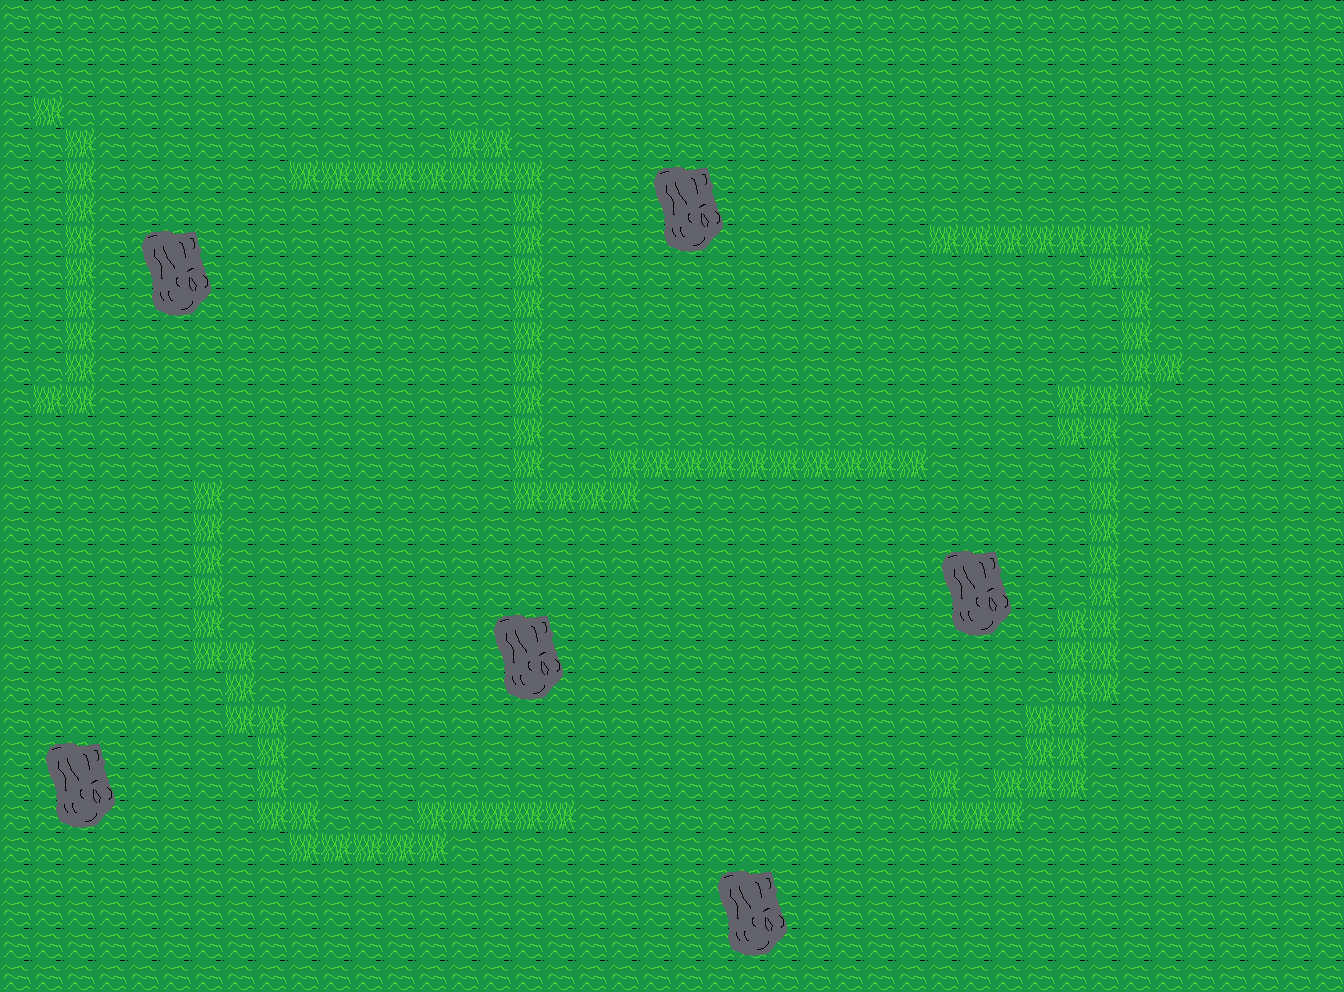

This is a level from a 2D game, rendered from its Tiled map with the project's own tilesets. A one-line summary and the complete map file follow:
An orthogonal 42x31 tile map with 32x32 px tiles, 2 tile layers (grass, rock), 2 tilesets.

<map version="1.2" tiledversion="1.2.2" orientation="orthogonal" renderorder="right-down" width="42" height="31" tilewidth="32" tileheight="32" infinite="0" nextlayerid="4" nextobjectid="1">
 <tileset firstgid="1" name="rock" tilewidth="32" tileheight="32" tilecount="9" columns="3">
  <image source="rock.png" width="96" height="96" />
 </tileset>
 <tileset firstgid="10" name="grass" tilewidth="32" tileheight="32" tilecount="2" columns="1">
  <image source="grass.png" width="32" height="64" />
 </tileset>
 <layer id="1" name="grass" width="42" height="31">
  <data encoding="csv">
10,10,10,10,10,10,10,10,10,10,10,10,10,10,10,10,10,10,10,10,10,10,10,10,10,10,10,10,10,10,10,10,10,10,10,10,10,10,10,10,10,10,
10,10,10,10,10,10,10,10,10,10,10,10,10,10,10,10,10,10,10,10,10,10,10,10,10,10,10,10,10,10,10,10,10,10,10,10,10,10,10,10,10,10,
10,10,10,10,10,10,10,10,10,10,10,10,10,10,10,10,10,10,10,10,10,10,10,10,10,10,10,10,10,10,10,10,10,10,10,10,10,10,10,10,10,10,
10,11,10,10,10,10,10,10,10,10,10,10,10,10,10,10,10,10,10,10,10,10,10,10,10,10,10,10,10,10,10,10,10,10,10,10,10,10,10,10,10,10,
10,10,11,10,10,10,10,10,10,10,10,10,10,10,11,11,10,10,10,10,10,10,10,10,10,10,10,10,10,10,10,10,10,10,10,10,10,10,10,10,10,10,
10,10,11,10,10,10,10,10,10,11,11,11,11,11,11,11,11,10,10,10,10,10,10,10,10,10,10,10,10,10,10,10,10,10,10,10,10,10,10,10,10,10,
10,10,11,10,10,10,10,10,10,10,10,10,10,10,10,10,11,10,10,10,10,10,10,10,10,10,10,10,10,10,10,10,10,10,10,10,10,10,10,10,10,10,
10,10,11,10,10,10,10,10,10,10,10,10,10,10,10,10,11,10,10,10,10,10,10,10,10,10,10,10,10,11,11,11,11,11,11,11,10,10,10,10,10,10,
10,10,11,10,10,10,10,10,10,10,10,10,10,10,10,10,11,10,10,10,10,10,10,10,10,10,10,10,10,10,10,10,10,10,11,11,10,10,10,10,10,10,
10,10,11,10,10,10,10,10,10,10,10,10,10,10,10,10,11,10,10,10,10,10,10,10,10,10,10,10,10,10,10,10,10,10,10,11,10,10,10,10,10,10,
10,10,11,10,10,10,10,10,10,10,10,10,10,10,10,10,11,10,10,10,10,10,10,10,10,10,10,10,10,10,10,10,10,10,10,11,10,10,10,10,10,10,
10,10,11,10,10,10,10,10,10,10,10,10,10,10,10,10,11,10,10,10,10,10,10,10,10,10,10,10,10,10,10,10,10,10,10,11,11,10,10,10,10,10,
10,11,11,10,10,10,10,10,10,10,10,10,10,10,10,10,11,10,10,10,10,10,10,10,10,10,10,10,10,10,10,10,10,11,11,11,10,10,10,10,10,10,
10,10,10,10,10,10,10,10,10,10,10,10,10,10,10,10,11,10,10,10,10,10,10,10,10,10,10,10,10,10,10,10,10,11,11,10,10,10,10,10,10,10,
10,10,10,10,10,10,10,10,10,10,10,10,10,10,10,10,11,10,10,11,11,11,11,11,11,11,11,11,11,10,10,10,10,10,11,10,10,10,10,10,10,10,
10,10,10,10,10,10,11,10,10,10,10,10,10,10,10,10,11,11,11,11,10,10,10,10,10,10,10,10,10,10,10,10,10,10,11,10,10,10,10,10,10,10,
10,10,10,10,10,10,11,10,10,10,10,10,10,10,10,10,10,10,10,10,10,10,10,10,10,10,10,10,10,10,10,10,10,10,11,10,10,10,10,10,10,10,
10,10,10,10,10,10,11,10,10,10,10,10,10,10,10,10,10,10,10,10,10,10,10,10,10,10,10,10,10,10,10,10,10,10,11,10,10,10,10,10,10,10,
10,10,10,10,10,10,11,10,10,10,10,10,10,10,10,10,10,10,10,10,10,10,10,10,10,10,10,10,10,10,10,10,10,10,11,10,10,10,10,10,10,10,
10,10,10,10,10,10,11,10,10,10,10,10,10,10,10,10,10,10,10,10,10,10,10,10,10,10,10,10,10,10,10,10,10,11,11,10,10,10,10,10,10,10,
10,10,10,10,10,10,11,11,10,10,10,10,10,10,10,10,10,10,10,10,10,10,10,10,10,10,10,10,10,10,10,10,10,11,11,10,10,10,10,10,10,10,
10,10,10,10,10,10,10,11,10,10,10,10,10,10,10,10,10,10,10,10,10,10,10,10,10,10,10,10,10,10,10,10,10,11,11,10,10,10,10,10,10,10,
10,10,10,10,10,10,10,11,11,10,10,10,10,10,10,10,10,10,10,10,10,10,10,10,10,10,10,10,10,10,10,10,11,11,10,10,10,10,10,10,10,10,
10,10,10,10,10,10,10,10,11,10,10,10,10,10,10,10,10,10,10,10,10,10,10,10,10,10,10,10,10,10,10,10,11,11,10,10,10,10,10,10,10,10,
10,10,10,10,10,10,10,10,11,10,10,10,10,10,10,10,10,10,10,10,10,10,10,10,10,10,10,10,10,11,10,11,11,11,10,10,10,10,10,10,10,10,
10,10,10,10,10,10,10,10,11,11,10,10,10,11,11,11,11,11,10,10,10,10,10,10,10,10,10,10,10,11,11,11,10,10,10,10,10,10,10,10,10,10,
10,10,10,10,10,10,10,10,10,11,11,11,11,11,10,10,10,10,10,10,10,10,10,10,10,10,10,10,10,10,10,10,10,10,10,10,10,10,10,10,10,10,
10,10,10,10,10,10,10,10,10,10,10,10,10,10,10,10,10,10,10,10,10,10,10,10,10,10,10,10,10,10,10,10,10,10,10,10,10,10,10,10,10,10,
10,10,10,10,10,10,10,10,10,10,10,10,10,10,10,10,10,10,10,10,10,10,10,10,10,10,10,10,10,10,10,10,10,10,10,10,10,10,10,10,10,10,
10,10,10,10,10,10,10,10,10,10,10,10,10,10,10,10,10,10,10,10,10,10,10,10,10,10,10,10,10,10,10,10,10,10,10,10,10,10,10,10,10,10,
10,10,10,10,10,10,10,10,10,10,10,10,10,10,10,10,10,10,10,10,10,10,10,10,10,10,10,10,10,10,10,10,10,10,10,10,10,10,10,10,10,10
</data>
 </layer>
 <layer id="3" name="rock" width="42" height="31">
  <data encoding="csv">
0,0,0,0,0,0,0,0,0,0,0,0,0,0,0,0,0,0,0,0,0,0,0,0,0,0,0,0,0,0,0,0,0,0,0,0,0,0,0,0,0,0,
0,0,0,0,0,0,0,0,0,0,0,0,0,0,0,0,0,0,0,0,0,0,0,0,0,0,0,0,0,0,0,0,0,0,0,0,0,0,0,0,0,0,
0,0,0,0,0,0,0,0,0,0,0,0,0,0,0,0,0,0,0,0,0,0,0,0,0,0,0,0,0,0,0,0,0,0,0,0,0,0,0,0,0,0,
0,0,0,0,0,0,0,0,0,0,0,0,0,0,0,0,0,0,0,0,0,0,0,0,0,0,0,0,0,0,0,0,0,0,0,0,0,0,0,0,0,0,
0,0,0,0,0,0,0,0,0,0,0,0,0,0,0,0,0,0,0,0,0,0,0,0,0,0,0,0,0,0,0,0,0,0,0,0,0,0,0,0,0,0,
0,0,0,0,0,0,0,0,0,0,0,0,0,0,0,0,0,0,0,0,1,2,3,0,0,0,0,0,0,0,0,0,0,0,0,0,0,0,0,0,0,0,
0,0,0,0,0,0,0,0,0,0,0,0,0,0,0,0,0,0,0,0,4,5,6,0,0,0,0,0,0,0,0,0,0,0,0,0,0,0,0,0,0,0,
0,0,0,0,1,2,3,0,0,0,0,0,0,0,0,0,0,0,0,0,7,8,9,0,0,0,0,0,0,0,0,0,0,0,0,0,0,0,0,0,0,0,
0,0,0,0,4,5,6,0,0,0,0,0,0,0,0,0,0,0,0,0,0,0,0,0,0,0,0,0,0,0,0,0,0,0,0,0,0,0,0,0,0,0,
0,0,0,0,7,8,9,0,0,0,0,0,0,0,0,0,0,0,0,0,0,0,0,0,0,0,0,0,0,0,0,0,0,0,0,0,0,0,0,0,0,0,
0,0,0,0,0,0,0,0,0,0,0,0,0,0,0,0,0,0,0,0,0,0,0,0,0,0,0,0,0,0,0,0,0,0,0,0,0,0,0,0,0,0,
0,0,0,0,0,0,0,0,0,0,0,0,0,0,0,0,0,0,0,0,0,0,0,0,0,0,0,0,0,0,0,0,0,0,0,0,0,0,0,0,0,0,
0,0,0,0,0,0,0,0,0,0,0,0,0,0,0,0,0,0,0,0,0,0,0,0,0,0,0,0,0,0,0,0,0,0,0,0,0,0,0,0,0,0,
0,0,0,0,0,0,0,0,0,0,0,0,0,0,0,0,0,0,0,0,0,0,0,0,0,0,0,0,0,0,0,0,0,0,0,0,0,0,0,0,0,0,
0,0,0,0,0,0,0,0,0,0,0,0,0,0,0,0,0,0,0,0,0,0,0,0,0,0,0,0,0,0,0,0,0,0,0,0,0,0,0,0,0,0,
0,0,0,0,0,0,0,0,0,0,0,0,0,0,0,0,0,0,0,0,0,0,0,0,0,0,0,0,0,0,0,0,0,0,0,0,0,0,0,0,0,0,
0,0,0,0,0,0,0,0,0,0,0,0,0,0,0,0,0,0,0,0,0,0,0,0,0,0,0,0,0,0,0,0,0,0,0,0,0,0,0,0,0,0,
0,0,0,0,0,0,0,0,0,0,0,0,0,0,0,0,0,0,0,0,0,0,0,0,0,0,0,0,0,1,2,3,0,0,0,0,0,0,0,0,0,0,
0,0,0,0,0,0,0,0,0,0,0,0,0,0,0,0,0,0,0,0,0,0,0,0,0,0,0,0,0,4,5,6,0,0,0,0,0,0,0,0,0,0,
0,0,0,0,0,0,0,0,0,0,0,0,0,0,0,1,2,3,0,0,0,0,0,0,0,0,0,0,0,7,8,9,0,0,0,0,0,0,0,0,0,0,
0,0,0,0,0,0,0,0,0,0,0,0,0,0,0,4,5,6,0,0,0,0,0,0,0,0,0,0,0,0,0,0,0,0,0,0,0,0,0,0,0,0,
0,0,0,0,0,0,0,0,0,0,0,0,0,0,0,7,8,9,0,0,0,0,0,0,0,0,0,0,0,0,0,0,0,0,0,0,0,0,0,0,0,0,
0,0,0,0,0,0,0,0,0,0,0,0,0,0,0,0,0,0,0,0,0,0,0,0,0,0,0,0,0,0,0,0,0,0,0,0,0,0,0,0,0,0,
0,1,2,3,0,0,0,0,0,0,0,0,0,0,0,0,0,0,0,0,0,0,0,0,0,0,0,0,0,0,0,0,0,0,0,0,0,0,0,0,0,0,
0,4,5,6,0,0,0,0,0,0,0,0,0,0,0,0,0,0,0,0,0,0,0,0,0,0,0,0,0,0,0,0,0,0,0,0,0,0,0,0,0,0,
0,7,8,9,0,0,0,0,0,0,0,0,0,0,0,0,0,0,0,0,0,0,0,0,0,0,0,0,0,0,0,0,0,0,0,0,0,0,0,0,0,0,
0,0,0,0,0,0,0,0,0,0,0,0,0,0,0,0,0,0,0,0,0,0,0,0,0,0,0,0,0,0,0,0,0,0,0,0,0,0,0,0,0,0,
0,0,0,0,0,0,0,0,0,0,0,0,0,0,0,0,0,0,0,0,0,0,1,2,3,0,0,0,0,0,0,0,0,0,0,0,0,0,0,0,0,0,
0,0,0,0,0,0,0,0,0,0,0,0,0,0,0,0,0,0,0,0,0,0,4,5,6,0,0,0,0,0,0,0,0,0,0,0,0,0,0,0,0,0,
0,0,0,0,0,0,0,0,0,0,0,0,0,0,0,0,0,0,0,0,0,0,7,8,9,0,0,0,0,0,0,0,0,0,0,0,0,0,0,0,0,0,
0,0,0,0,0,0,0,0,0,0,0,0,0,0,0,0,0,0,0,0,0,0,0,0,0,0,0,0,0,0,0,0,0,0,0,0,0,0,0,0,0,0
</data>
 </layer>
</map>